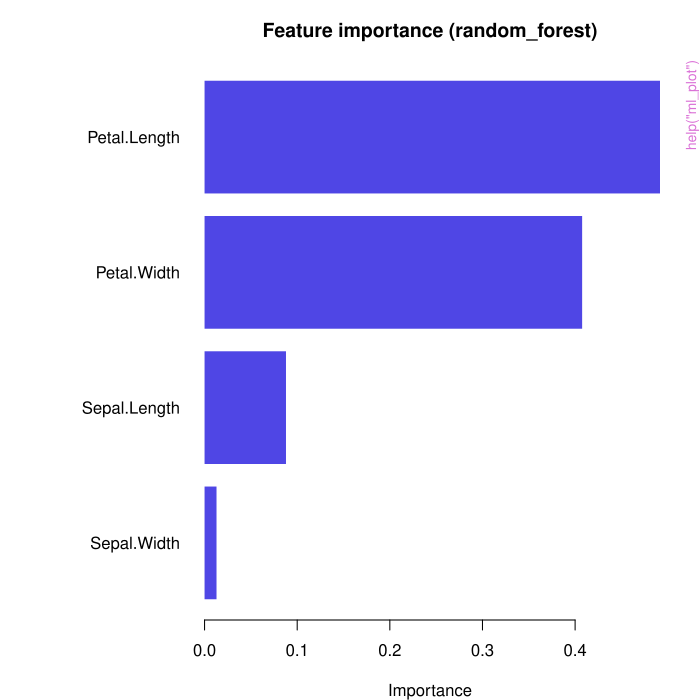

Source code (R):
pkgname <- "ml"
source(file.path(R.home("share"), "R", "examples-header.R"))
options(warn = 1)
base::assign(".ExTimings", "ml-Ex.timings", pos = 'CheckExEnv')
base::cat("name\tuser\tsystem\telapsed\n", file=base::get(".ExTimings", pos = 'CheckExEnv'))
base::assign(".format_ptime",
function(x) {
  if(!is.na(x[4L])) x[1L] <- x[1L] + x[4L]
  if(!is.na(x[5L])) x[2L] <- x[2L] + x[5L]
  options(OutDec = '.')
  format(x[1L:3L], digits = 7L)
},
pos = 'CheckExEnv')

### * </HEADER>
library('ml')

base::assign(".oldSearch", base::search(), pos = 'CheckExEnv')
base::assign(".old_wd", base::getwd(), pos = 'CheckExEnv')
cleanEx()
nameEx("ml")
### * ml

flush(stderr()); flush(stdout())

base::assign(".ptime", proc.time(), pos = "CheckExEnv")
### Name: ml
### Title: The ml module - all verbs accessed via ml$verb()
### Aliases: ml
### Keywords: datasets

### ** Examples

s <- ml$split(iris, "Species", seed = 42)
model <- ml$fit(s$train, "Species", seed = 42)
ml$evaluate(model, s$valid)



base::assign(".dptime", (proc.time() - get(".ptime", pos = "CheckExEnv")), pos = "CheckExEnv")
base::cat("ml", base::get(".format_ptime", pos = 'CheckExEnv')(get(".dptime", pos = "CheckExEnv")), "\n", file=base::get(".ExTimings", pos = 'CheckExEnv'), append=TRUE, sep="\t")
cleanEx()
nameEx("ml_algorithms")
### * ml_algorithms

flush(stderr()); flush(stdout())

base::assign(".ptime", proc.time(), pos = "CheckExEnv")
### Name: ml_algorithms
### Title: List available ML algorithms
### Aliases: ml_algorithms

### ** Examples

ml_algorithms()
ml_algorithms(task = "classification")



base::assign(".dptime", (proc.time() - get(".ptime", pos = "CheckExEnv")), pos = "CheckExEnv")
base::cat("ml_algorithms", base::get(".format_ptime", pos = 'CheckExEnv')(get(".dptime", pos = "CheckExEnv")), "\n", file=base::get(".ExTimings", pos = 'CheckExEnv'), append=TRUE, sep="\t")
cleanEx()
nameEx("ml_assess")
### * ml_assess

flush(stderr()); flush(stdout())

base::assign(".ptime", proc.time(), pos = "CheckExEnv")
### Name: ml_assess
### Title: Assess model on held-out test data (do once)
### Aliases: ml_assess

### ** Examples

s <- ml_split(iris, "Species", seed = 42)
model <- ml_fit(s$train, "Species", seed = 42)
verdict <- ml_assess(model, test = s$test)



base::assign(".dptime", (proc.time() - get(".ptime", pos = "CheckExEnv")), pos = "CheckExEnv")
base::cat("ml_assess", base::get(".format_ptime", pos = 'CheckExEnv')(get(".dptime", pos = "CheckExEnv")), "\n", file=base::get(".ExTimings", pos = 'CheckExEnv'), append=TRUE, sep="\t")
cleanEx()
nameEx("ml_best")
### * ml_best

flush(stderr()); flush(stdout())

base::assign(".ptime", proc.time(), pos = "CheckExEnv")
### Name: ml_best
### Title: Get the best model from a leaderboard
### Aliases: ml_best

### ** Examples

## No test: 
s <- ml_split(iris, "Species", seed = 42)
lb <- ml_screen(s, "Species", seed = 42)
best <- ml_best(lb)
predict(best, s$valid)
## End(No test)



base::assign(".dptime", (proc.time() - get(".ptime", pos = "CheckExEnv")), pos = "CheckExEnv")
base::cat("ml_best", base::get(".format_ptime", pos = 'CheckExEnv')(get(".dptime", pos = "CheckExEnv")), "\n", file=base::get(".ExTimings", pos = 'CheckExEnv'), append=TRUE, sep="\t")
cleanEx()
nameEx("ml_calibrate")
### * ml_calibrate

flush(stderr()); flush(stdout())

base::assign(".ptime", proc.time(), pos = "CheckExEnv")
### Name: ml_calibrate
### Title: Calibrate predicted probabilities
### Aliases: ml_calibrate

### ** Examples

## No test: 
s <- ml_split(ml_dataset("cancer"), "target", seed = 42)
model <- ml_fit(s$train, "target", algorithm = "xgboost", seed = 42)
cal <- ml_calibrate(model, data = s$valid)
ml_evaluate(cal, s$valid)
## End(No test)



base::assign(".dptime", (proc.time() - get(".ptime", pos = "CheckExEnv")), pos = "CheckExEnv")
base::cat("ml_calibrate", base::get(".format_ptime", pos = 'CheckExEnv')(get(".dptime", pos = "CheckExEnv")), "\n", file=base::get(".ExTimings", pos = 'CheckExEnv'), append=TRUE, sep="\t")
cleanEx()
nameEx("ml_check")
### * ml_check

flush(stderr()); flush(stdout())

base::assign(".ptime", proc.time(), pos = "CheckExEnv")
### Name: ml_check
### Title: Verify bitwise reproducibility for a given dataset
### Aliases: ml_check

### ** Examples

## No test: 
result <- ml_check(iris, "Species", seed = 42)
result$passed
## End(No test)



base::assign(".dptime", (proc.time() - get(".ptime", pos = "CheckExEnv")), pos = "CheckExEnv")
base::cat("ml_check", base::get(".format_ptime", pos = 'CheckExEnv')(get(".dptime", pos = "CheckExEnv")), "\n", file=base::get(".ExTimings", pos = 'CheckExEnv'), append=TRUE, sep="\t")
cleanEx()
nameEx("ml_check_data")
### * ml_check_data

flush(stderr()); flush(stdout())

base::assign(".ptime", proc.time(), pos = "CheckExEnv")
### Name: ml_check_data
### Title: Pre-flight data quality checks
### Aliases: ml_check_data

### ** Examples

report <- ml_check_data(iris, "Species")
report$passed



base::assign(".dptime", (proc.time() - get(".ptime", pos = "CheckExEnv")), pos = "CheckExEnv")
base::cat("ml_check_data", base::get(".format_ptime", pos = 'CheckExEnv')(get(".dptime", pos = "CheckExEnv")), "\n", file=base::get(".ExTimings", pos = 'CheckExEnv'), append=TRUE, sep="\t")
cleanEx()
nameEx("ml_compare")
### * ml_compare

flush(stderr()); flush(stdout())

base::assign(".ptime", proc.time(), pos = "CheckExEnv")
### Name: ml_compare
### Title: Compare pre-fitted models on the same data
### Aliases: ml_compare

### ** Examples

## No test: 
s <- ml_split(iris, "Species", seed = 42)
m1 <- ml_fit(s$train, "Species", algorithm = "logistic", seed = 42)
m2 <- ml_fit(s$train, "Species", algorithm = "random_forest", seed = 42)
ml_compare(list(m1, m2), s$valid)
## End(No test)



base::assign(".dptime", (proc.time() - get(".ptime", pos = "CheckExEnv")), pos = "CheckExEnv")
base::cat("ml_compare", base::get(".format_ptime", pos = 'CheckExEnv')(get(".dptime", pos = "CheckExEnv")), "\n", file=base::get(".ExTimings", pos = 'CheckExEnv'), append=TRUE, sep="\t")
cleanEx()
nameEx("ml_config")
### * ml_config

flush(stderr()); flush(stdout())

base::assign(".ptime", proc.time(), pos = "CheckExEnv")
### Name: ml_config
### Title: Configure ml package settings
### Aliases: ml_config

### ** Examples

ml_config(guards = "off")    # disable guards
ml_config(guards = "strict") # re-enable (default)



base::assign(".dptime", (proc.time() - get(".ptime", pos = "CheckExEnv")), pos = "CheckExEnv")
base::cat("ml_config", base::get(".format_ptime", pos = 'CheckExEnv')(get(".dptime", pos = "CheckExEnv")), "\n", file=base::get(".ExTimings", pos = 'CheckExEnv'), append=TRUE, sep="\t")
cleanEx()
nameEx("ml_dataset")
### * ml_dataset

flush(stderr()); flush(stdout())

base::assign(".ptime", proc.time(), pos = "CheckExEnv")
### Name: ml_dataset
### Title: Load a built-in dataset
### Aliases: ml_dataset

### ** Examples

churn <- ml_dataset("churn")
head(churn)



base::assign(".dptime", (proc.time() - get(".ptime", pos = "CheckExEnv")), pos = "CheckExEnv")
base::cat("ml_dataset", base::get(".format_ptime", pos = 'CheckExEnv')(get(".dptime", pos = "CheckExEnv")), "\n", file=base::get(".ExTimings", pos = 'CheckExEnv'), append=TRUE, sep="\t")
cleanEx()
nameEx("ml_drift")
### * ml_drift

flush(stderr()); flush(stdout())

base::assign(".ptime", proc.time(), pos = "CheckExEnv")
### Name: ml_drift
### Title: Detect data drift between reference and new data
### Aliases: ml_drift

### ** Examples

s    <- ml_split(iris, "Species", seed = 42)
# Simulate drift by perturbing test data
new  <- s$test
new$Sepal.Length <- new$Sepal.Length + 2
result <- ml_drift(reference = s$train, new = new, target = "Species")
result$shifted
result$features_shifted



base::assign(".dptime", (proc.time() - get(".ptime", pos = "CheckExEnv")), pos = "CheckExEnv")
base::cat("ml_drift", base::get(".format_ptime", pos = 'CheckExEnv')(get(".dptime", pos = "CheckExEnv")), "\n", file=base::get(".ExTimings", pos = 'CheckExEnv'), append=TRUE, sep="\t")
cleanEx()
nameEx("ml_embed")
### * ml_embed

flush(stderr()); flush(stdout())

base::assign(".ptime", proc.time(), pos = "CheckExEnv")
### Name: ml_embed
### Title: Embed texts into numeric features
### Aliases: ml_embed

### ** Examples

## No test: 
# Requires 'tm' package: install.packages("tm")
texts <- c("good product", "bad service", "great value", "poor quality")
emb <- ml_embed(texts, method = "tfidf", max_features = 20)
emb$vocab_size
nrow(emb$vectors)

# Transform new texts using the fitted vocabulary
new_texts <- c("excellent quality", "terrible service")
new_vecs <- emb$transform(new_texts)
## End(No test)



base::assign(".dptime", (proc.time() - get(".ptime", pos = "CheckExEnv")), pos = "CheckExEnv")
base::cat("ml_embed", base::get(".format_ptime", pos = 'CheckExEnv')(get(".dptime", pos = "CheckExEnv")), "\n", file=base::get(".ExTimings", pos = 'CheckExEnv'), append=TRUE, sep="\t")
cleanEx()
nameEx("ml_enough")
### * ml_enough

flush(stderr()); flush(stdout())

base::assign(".ptime", proc.time(), pos = "CheckExEnv")
### Name: ml_enough
### Title: Check if sample size is sufficient before training
### Aliases: ml_enough

### ** Examples

s <- ml_split(iris, "Species", seed = 42)
ml_enough(s, "Species")



base::assign(".dptime", (proc.time() - get(".ptime", pos = "CheckExEnv")), pos = "CheckExEnv")
base::cat("ml_enough", base::get(".format_ptime", pos = 'CheckExEnv')(get(".dptime", pos = "CheckExEnv")), "\n", file=base::get(".ExTimings", pos = 'CheckExEnv'), append=TRUE, sep="\t")
cleanEx()
nameEx("ml_evaluate")
### * ml_evaluate

flush(stderr()); flush(stdout())

base::assign(".ptime", proc.time(), pos = "CheckExEnv")
### Name: ml_evaluate
### Title: Evaluate model on validation data (iterate freely)
### Aliases: ml_evaluate

### ** Examples

s <- ml_split(iris, "Species", seed = 42)
model <- ml_fit(s$train, "Species", seed = 42)
metrics <- ml_evaluate(model, s$valid)
metrics[["accuracy"]]



base::assign(".dptime", (proc.time() - get(".ptime", pos = "CheckExEnv")), pos = "CheckExEnv")
base::cat("ml_evaluate", base::get(".format_ptime", pos = 'CheckExEnv')(get(".dptime", pos = "CheckExEnv")), "\n", file=base::get(".ExTimings", pos = 'CheckExEnv'), append=TRUE, sep="\t")
cleanEx()
nameEx("ml_explain")
### * ml_explain

flush(stderr()); flush(stdout())

base::assign(".ptime", proc.time(), pos = "CheckExEnv")
### Name: ml_explain
### Title: Explain model via feature importance
### Aliases: ml_explain

### ** Examples

## No test: 
s <- ml_split(iris, "Species", seed = 42)
model <- ml_fit(s$train, "Species", algorithm = "random_forest", seed = 42)
ml_explain(model)
## End(No test)



base::assign(".dptime", (proc.time() - get(".ptime", pos = "CheckExEnv")), pos = "CheckExEnv")
base::cat("ml_explain", base::get(".format_ptime", pos = 'CheckExEnv')(get(".dptime", pos = "CheckExEnv")), "\n", file=base::get(".ExTimings", pos = 'CheckExEnv'), append=TRUE, sep="\t")
cleanEx()
nameEx("ml_fit")
### * ml_fit

flush(stderr()); flush(stdout())

base::assign(".ptime", proc.time(), pos = "CheckExEnv")
### Name: ml_fit
### Title: Fit a machine learning model
### Aliases: ml_fit

### ** Examples

s <- ml_split(iris, "Species", seed = 42)
model <- ml_fit(s$train, "Species", seed = 42)
model$algorithm



base::assign(".dptime", (proc.time() - get(".ptime", pos = "CheckExEnv")), pos = "CheckExEnv")
base::cat("ml_fit", base::get(".format_ptime", pos = 'CheckExEnv')(get(".dptime", pos = "CheckExEnv")), "\n", file=base::get(".ExTimings", pos = 'CheckExEnv'), append=TRUE, sep="\t")
cleanEx()
nameEx("ml_leak")
### * ml_leak

flush(stderr()); flush(stdout())

base::assign(".ptime", proc.time(), pos = "CheckExEnv")
### Name: ml_leak
### Title: Detect potential data leakage
### Aliases: ml_leak

### ** Examples

s <- ml_split(iris, "Species", seed = 42)
report <- ml_leak(s, "Species")
report$clean



base::assign(".dptime", (proc.time() - get(".ptime", pos = "CheckExEnv")), pos = "CheckExEnv")
base::cat("ml_leak", base::get(".format_ptime", pos = 'CheckExEnv')(get(".dptime", pos = "CheckExEnv")), "\n", file=base::get(".ExTimings", pos = 'CheckExEnv'), append=TRUE, sep="\t")
cleanEx()
nameEx("ml_load")
### * ml_load

flush(stderr()); flush(stdout())

base::assign(".ptime", proc.time(), pos = "CheckExEnv")
### Name: ml_load
### Title: Load a model from disk
### Aliases: ml_load

### ** Examples

## No test: 
s <- ml_split(iris, "Species", seed = 42)
model <- ml_fit(s$train, "Species", seed = 42)
path <- file.path(tempdir(), "iris_model.mlr")
ml_save(model, path)
loaded <- ml_load(path)
loaded$algorithm
## End(No test)



base::assign(".dptime", (proc.time() - get(".ptime", pos = "CheckExEnv")), pos = "CheckExEnv")
base::cat("ml_load", base::get(".format_ptime", pos = 'CheckExEnv')(get(".dptime", pos = "CheckExEnv")), "\n", file=base::get(".ExTimings", pos = 'CheckExEnv'), append=TRUE, sep="\t")
cleanEx()
nameEx("ml_plot")
### * ml_plot

flush(stderr()); flush(stdout())

base::assign(".ptime", proc.time(), pos = "CheckExEnv")
### Name: ml_plot
### Title: Visual diagnostics for a fitted model
### Aliases: ml_plot

### ** Examples

## No test: 
s <- ml_split(iris, "Species", seed = 42)
model <- ml_fit(s$train, "Species", algorithm = "random_forest", seed = 42)
ml_plot(model, kind = "importance")
ml_plot(model, data = s$valid, kind = "confusion")
## End(No test)



base::assign(".dptime", (proc.time() - get(".ptime", pos = "CheckExEnv")), pos = "CheckExEnv")
base::cat("ml_plot", base::get(".format_ptime", pos = 'CheckExEnv')(get(".dptime", pos = "CheckExEnv")), "\n", file=base::get(".ExTimings", pos = 'CheckExEnv'), append=TRUE, sep="\t")
cleanEx()
nameEx("ml_predict")
### * ml_predict

flush(stderr()); flush(stdout())

base::assign(".ptime", proc.time(), pos = "CheckExEnv")
### Name: ml_predict
### Title: Predict from a fitted model (ml_predict style)
### Aliases: ml_predict

### ** Examples

s <- ml_split(iris, "Species", seed = 42)
model <- ml_fit(s$train, "Species", seed = 42)
preds <- ml_predict(model, s$valid)
head(preds)



base::assign(".dptime", (proc.time() - get(".ptime", pos = "CheckExEnv")), pos = "CheckExEnv")
base::cat("ml_predict", base::get(".format_ptime", pos = 'CheckExEnv')(get(".dptime", pos = "CheckExEnv")), "\n", file=base::get(".ExTimings", pos = 'CheckExEnv'), append=TRUE, sep="\t")
cleanEx()
nameEx("ml_predict_proba")
### * ml_predict_proba

flush(stderr()); flush(stdout())

base::assign(".ptime", proc.time(), pos = "CheckExEnv")
### Name: ml_predict_proba
### Title: Predict class probabilities
### Aliases: ml_predict_proba

### ** Examples

## No test: 
s <- ml_split(iris, "Species", seed = 42)
model <- ml_fit(s$train, "Species", algorithm = "random_forest", seed = 42)
probs <- ml_predict_proba(model, s$valid)
head(probs)
## End(No test)



base::assign(".dptime", (proc.time() - get(".ptime", pos = "CheckExEnv")), pos = "CheckExEnv")
base::cat("ml_predict_proba", base::get(".format_ptime", pos = 'CheckExEnv')(get(".dptime", pos = "CheckExEnv")), "\n", file=base::get(".ExTimings", pos = 'CheckExEnv'), append=TRUE, sep="\t")
cleanEx()
nameEx("ml_prepare")
### * ml_prepare

flush(stderr()); flush(stdout())

base::assign(".ptime", proc.time(), pos = "CheckExEnv")
### Name: ml_prepare
### Title: Prepare data for ML: encode, impute, and scale
### Aliases: ml_prepare

### ** Examples

## No test: 
s <- ml_split(iris, "Species", seed = 42)
p <- ml_prepare(s$train, "Species")
p$task       # "classification"
head(p$data) # encoded feature matrix
## End(No test)




base::assign(".dptime", (proc.time() - get(".ptime", pos = "CheckExEnv")), pos = "CheckExEnv")
base::cat("ml_prepare", base::get(".format_ptime", pos = 'CheckExEnv')(get(".dptime", pos = "CheckExEnv")), "\n", file=base::get(".ExTimings", pos = 'CheckExEnv'), append=TRUE, sep="\t")
cleanEx()
nameEx("ml_profile")
### * ml_profile

flush(stderr()); flush(stdout())

base::assign(".ptime", proc.time(), pos = "CheckExEnv")
### Name: ml_profile
### Title: Profile data before modeling
### Aliases: ml_profile

### ** Examples

ml_profile(iris, "Species")



base::assign(".dptime", (proc.time() - get(".ptime", pos = "CheckExEnv")), pos = "CheckExEnv")
base::cat("ml_profile", base::get(".format_ptime", pos = 'CheckExEnv')(get(".dptime", pos = "CheckExEnv")), "\n", file=base::get(".ExTimings", pos = 'CheckExEnv'), append=TRUE, sep="\t")
cleanEx()
nameEx("ml_quick")
### * ml_quick

flush(stderr()); flush(stdout())

base::assign(".ptime", proc.time(), pos = "CheckExEnv")
### Name: ml_quick
### Title: One-call workflow: split + screen + fit + evaluate
### Aliases: ml_quick

### ** Examples

result <- ml_quick(iris, "Species", seed = 42)
result$model
result$metrics



base::assign(".dptime", (proc.time() - get(".ptime", pos = "CheckExEnv")), pos = "CheckExEnv")
base::cat("ml_quick", base::get(".format_ptime", pos = 'CheckExEnv')(get(".dptime", pos = "CheckExEnv")), "\n", file=base::get(".ExTimings", pos = 'CheckExEnv'), append=TRUE, sep="\t")
cleanEx()
nameEx("ml_report")
### * ml_report

flush(stderr()); flush(stdout())

base::assign(".ptime", proc.time(), pos = "CheckExEnv")
### Name: ml_report
### Title: Generate an HTML training report
### Aliases: ml_report

### ** Examples

## No test: 
s <- ml_split(iris, "Species", seed = 42)
model <- ml_fit(s$train, "Species", algorithm = "random_forest", seed = 42)
tmp <- tempfile(fileext = ".html")
ml_report(model, data = s$valid, path = tmp)
unlink(tmp)
## End(No test)



base::assign(".dptime", (proc.time() - get(".ptime", pos = "CheckExEnv")), pos = "CheckExEnv")
base::cat("ml_report", base::get(".format_ptime", pos = 'CheckExEnv')(get(".dptime", pos = "CheckExEnv")), "\n", file=base::get(".ExTimings", pos = 'CheckExEnv'), append=TRUE, sep="\t")
cleanEx()
nameEx("ml_save")
### * ml_save

flush(stderr()); flush(stdout())

base::assign(".ptime", proc.time(), pos = "CheckExEnv")
### Name: ml_save
### Title: Save a model to disk
### Aliases: ml_save

### ** Examples

## No test: 
s <- ml_split(iris, "Species", seed = 42)
model <- ml_fit(s$train, "Species", seed = 42)
path <- file.path(tempdir(), "iris_model.mlr")
ml_save(model, path)
loaded <- ml_load(path)
## End(No test)



base::assign(".dptime", (proc.time() - get(".ptime", pos = "CheckExEnv")), pos = "CheckExEnv")
base::cat("ml_save", base::get(".format_ptime", pos = 'CheckExEnv')(get(".dptime", pos = "CheckExEnv")), "\n", file=base::get(".ExTimings", pos = 'CheckExEnv'), append=TRUE, sep="\t")
cleanEx()
nameEx("ml_screen")
### * ml_screen

flush(stderr()); flush(stdout())

base::assign(".ptime", proc.time(), pos = "CheckExEnv")
### Name: ml_screen
### Title: Screen all algorithms on your data
### Aliases: ml_screen

### ** Examples

## No test: 
s <- ml_split(iris, "Species", seed = 42)
lb <- ml_screen(s, "Species", seed = 42)
lb
## End(No test)



base::assign(".dptime", (proc.time() - get(".ptime", pos = "CheckExEnv")), pos = "CheckExEnv")
base::cat("ml_screen", base::get(".format_ptime", pos = 'CheckExEnv')(get(".dptime", pos = "CheckExEnv")), "\n", file=base::get(".ExTimings", pos = 'CheckExEnv'), append=TRUE, sep="\t")
cleanEx()
nameEx("ml_shelf")
### * ml_shelf

flush(stderr()); flush(stdout())

base::assign(".ptime", proc.time(), pos = "CheckExEnv")
### Name: ml_shelf
### Title: Check if a model is past its shelf life
### Aliases: ml_shelf

### ** Examples

## No test: 
cv    <- ml_split(iris, "Species", seed = 42, folds = 3)
model <- ml_fit(cv, "Species", algorithm = "logistic", seed = 42)
# Simulate a new labeled batch
new_batch <- iris[sample(nrow(iris), 30), ]
result <- ml_shelf(model, new = new_batch, target = "Species")
result$fresh
result$degradation
## End(No test)



base::assign(".dptime", (proc.time() - get(".ptime", pos = "CheckExEnv")), pos = "CheckExEnv")
base::cat("ml_shelf", base::get(".format_ptime", pos = 'CheckExEnv')(get(".dptime", pos = "CheckExEnv")), "\n", file=base::get(".ExTimings", pos = 'CheckExEnv'), append=TRUE, sep="\t")
cleanEx()
nameEx("ml_split")
### * ml_split

flush(stderr()); flush(stdout())

base::assign(".ptime", proc.time(), pos = "CheckExEnv")
### Name: ml_split
### Title: Split data into train/valid/test partitions or cross-validation
###   folds
### Aliases: ml_split

### ** Examples

s <- ml_split(iris, "Species", seed = 42)
nrow(s$train)
nrow(s$dev)



base::assign(".dptime", (proc.time() - get(".ptime", pos = "CheckExEnv")), pos = "CheckExEnv")
base::cat("ml_split", base::get(".format_ptime", pos = 'CheckExEnv')(get(".dptime", pos = "CheckExEnv")), "\n", file=base::get(".ExTimings", pos = 'CheckExEnv'), append=TRUE, sep="\t")
cleanEx()
nameEx("ml_split_group")
### * ml_split_group

flush(stderr()); flush(stdout())

base::assign(".ptime", proc.time(), pos = "CheckExEnv")
### Name: ml_split_group
### Title: Split data with group non-overlap - no group leaks across
###   partitions
### Aliases: ml_split_group

### ** Examples

df <- data.frame(pid = rep(1:10, each = 5), x = rnorm(50), y = sample(0:1, 50, TRUE))
s <- ml_split_group(df, "y", groups = "pid", seed = 42)
nrow(s$train)



base::assign(".dptime", (proc.time() - get(".ptime", pos = "CheckExEnv")), pos = "CheckExEnv")
base::cat("ml_split_group", base::get(".format_ptime", pos = 'CheckExEnv')(get(".dptime", pos = "CheckExEnv")), "\n", file=base::get(".ExTimings", pos = 'CheckExEnv'), append=TRUE, sep="\t")
cleanEx()
nameEx("ml_split_temporal")
### * ml_split_temporal

flush(stderr()); flush(stdout())

base::assign(".ptime", proc.time(), pos = "CheckExEnv")
### Name: ml_split_temporal
### Title: Split data chronologically - no future leakage
### Aliases: ml_split_temporal

### ** Examples

df <- data.frame(date = 1:100, x = rnorm(100), y = sample(0:1, 100, TRUE))
s <- ml_split_temporal(df, "y", time = "date")
nrow(s$train)



base::assign(".dptime", (proc.time() - get(".ptime", pos = "CheckExEnv")), pos = "CheckExEnv")
base::cat("ml_split_temporal", base::get(".format_ptime", pos = 'CheckExEnv')(get(".dptime", pos = "CheckExEnv")), "\n", file=base::get(".ExTimings", pos = 'CheckExEnv'), append=TRUE, sep="\t")
cleanEx()
nameEx("ml_stack")
### * ml_stack

flush(stderr()); flush(stdout())

base::assign(".ptime", proc.time(), pos = "CheckExEnv")
### Name: ml_stack
### Title: Ensemble stacking
### Aliases: ml_stack

### ** Examples

## No test: 
s <- ml_split(iris, "Species", seed = 42)
stacked <- ml_stack(s$train, "Species", seed = 42)
predict(stacked, s$valid)
## End(No test)



base::assign(".dptime", (proc.time() - get(".ptime", pos = "CheckExEnv")), pos = "CheckExEnv")
base::cat("ml_stack", base::get(".format_ptime", pos = 'CheckExEnv')(get(".dptime", pos = "CheckExEnv")), "\n", file=base::get(".ExTimings", pos = 'CheckExEnv'), append=TRUE, sep="\t")
cleanEx()
nameEx("ml_tune")
### * ml_tune

flush(stderr()); flush(stdout())

base::assign(".ptime", proc.time(), pos = "CheckExEnv")
### Name: ml_tune
### Title: Tune hyperparameters via random or grid search
### Aliases: ml_tune

### ** Examples

## No test: 
s <- ml_split(iris, "Species", seed = 42)
tuned <- ml_tune(s$train, "Species", algorithm = "xgboost", n_trials = 5, seed = 42)
tuned$best_params_
## End(No test)



base::assign(".dptime", (proc.time() - get(".ptime", pos = "CheckExEnv")), pos = "CheckExEnv")
base::cat("ml_tune", base::get(".format_ptime", pos = 'CheckExEnv')(get(".dptime", pos = "CheckExEnv")), "\n", file=base::get(".ExTimings", pos = 'CheckExEnv'), append=TRUE, sep="\t")
cleanEx()
nameEx("ml_validate")
### * ml_validate

flush(stderr()); flush(stdout())

base::assign(".ptime", proc.time(), pos = "CheckExEnv")
### Name: ml_validate
### Title: Validate model against rules and/or baseline
### Aliases: ml_validate

### ** Examples

## No test: 
s <- ml_split(iris, "Species", seed = 42)
model <- ml_fit(s$train, "Species", seed = 42)
gate <- ml_validate(model, test = s$test, rules = list(accuracy = ">0.80"))
gate$passed
## End(No test)



base::assign(".dptime", (proc.time() - get(".ptime", pos = "CheckExEnv")), pos = "CheckExEnv")
base::cat("ml_validate", base::get(".format_ptime", pos = 'CheckExEnv')(get(".dptime", pos = "CheckExEnv")), "\n", file=base::get(".ExTimings", pos = 'CheckExEnv'), append=TRUE, sep="\t")
cleanEx()
nameEx("predict.ml_model")
### * predict.ml_model

flush(stderr()); flush(stdout())

base::assign(".ptime", proc.time(), pos = "CheckExEnv")
### Name: predict.ml_model
### Title: Predict from a fitted model
### Aliases: predict.ml_model

### ** Examples

s <- ml_split(iris, "Species", seed = 42)
model <- ml_fit(s$train, "Species", seed = 42)
preds <- predict(model, newdata = s$valid)
head(preds)



base::assign(".dptime", (proc.time() - get(".ptime", pos = "CheckExEnv")), pos = "CheckExEnv")
base::cat("predict.ml_model", base::get(".format_ptime", pos = 'CheckExEnv')(get(".dptime", pos = "CheckExEnv")), "\n", file=base::get(".ExTimings", pos = 'CheckExEnv'), append=TRUE, sep="\t")
### * <FOOTER>
###
cleanEx()
options(digits = 7L)
base::cat("Time elapsed: ", proc.time() - base::get("ptime", pos = 'CheckExEnv'),"\n")
grDevices::dev.off()
###
### Local variables: ***
### mode: outline-minor ***
### outline-regexp: "\\(> \\)?### [*]+" ***
### End: ***
quit('no')
